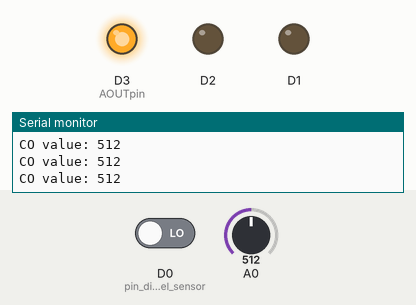
Recording of a sketch running on a simulated ESP8266 (NodeMCU). Parts: output pins drawn as LEDs (lit = HIGH), the last lines printed to the serial monitor. Inputs (shaded band) come from the test bench; at power-on: A0 = 512, D0 (pin_digital_del_sensor) LOW.

Above: at 1.3 s.
1.4 s: A0 set to 142
2.9 s: A0 set to 115
At 3.8 s:
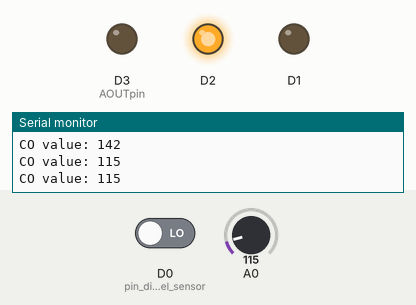
4.5 s: A0 set to 103
6.0 s: A0 set to 88
At 7.2 s:
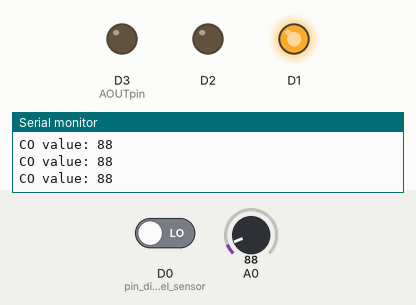
7.5 s: A0 set to 105
At 8.5 s:
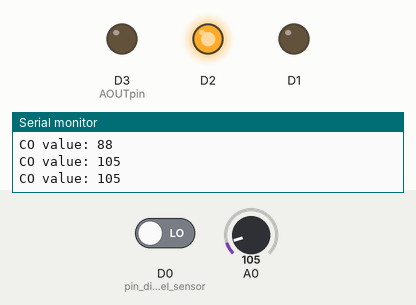
9.0 s: A0 set to 85
At 9.7 s:
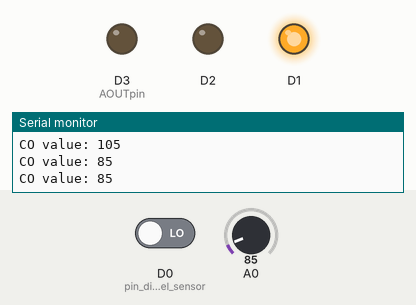
Timing chart, 0 to 11.5 s (numbered marks = the images above; inputs shaded):
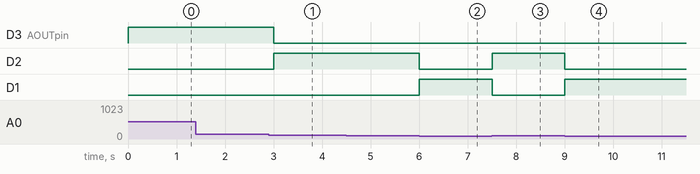

The sketch:

CapturaActuador.ino
```cpp
const int AOUTpin=0;//the AOUT pin of the CO sensor goes into analog pin A0 of the arduino

int limit;
int value;

void setup() {
Serial.begin(9600);//sets the baud rate
pinMode (D0,INPUT);//pin digital del sensor
pinMode (D1,OUTPUT);
pinMode (D2,OUTPUT);
pinMode (D3,OUTPUT);

}

void loop()
{
value= analogRead(AOUTpin);//reads the analaog value from the CO sensor's AOUT pin
limit = digitalRead(D0);
Serial.print("CO value: ");
Serial.println(value);//prints the CO value

if (value < 95){
  digitalWrite (D1,HIGH);
  digitalWrite (D2,LOW);
  digitalWrite (D3,LOW);
}
else
{
  if(value < 130){
    digitalWrite (D2,HIGH);
    digitalWrite (D1,LOW);
    digitalWrite (D3,LOW);
  }
    else{
      digitalWrite (D3,HIGH);
      digitalWrite (D2,LOW);
      digitalWrite (D1,LOW);
    }
}
delay(500);
}
```

Measured:
- the behaviour switches between 130 and 129 on A0 (found by bisection; images 0 and 1)
- the behaviour switches between 95 and 94 on A0 (found by bisection; images 1 and 2)
- after the input at 2.9 s, D3 (AOUTpin): HIGH → LOW after 0.10 s; D2: LOW → HIGH after 0.10 s
- after the input at 6.0 s, D2: HIGH → LOW at once; D1: LOW → HIGH at once
- after the input at 7.5 s, D2: LOW → HIGH at once; D1: HIGH → LOW at once
- after the input at 9.0 s, D2: HIGH → LOW at once; D1: LOW → HIGH at once
